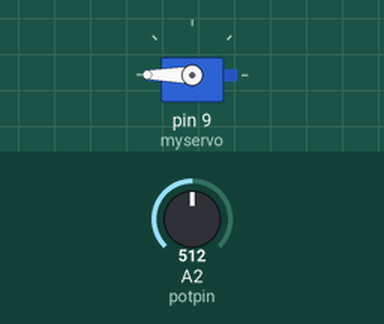
Simulated run of this sketch. Board: Arduino Uno, built with avr-gcc and run on an emulated ATmega328P. Parts: servo. The test bench sets the inputs (shaded band); at power-on: A2 (potpin) = 512.

Above: at 1.2 s.
1.3 s: A2 (potpin) set to 113
2.8 s: A2 (potpin) set to 94
At 3.8 s:
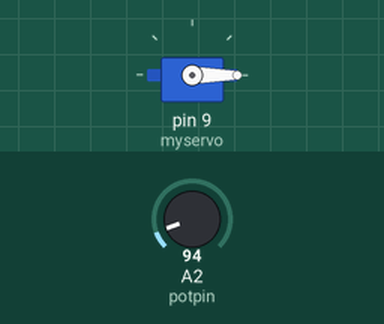
4.3 s: A2 (potpin) set to 122
At 4.9 s:
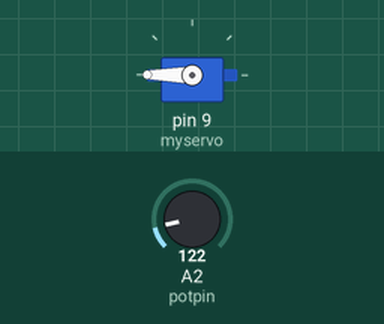
5.8 s: A2 (potpin) set to 0
At 6.1 s:
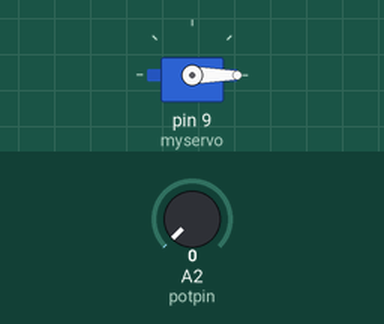
Timing chart, 0 to 8.3 s (numbered marks = the images above; inputs shaded):
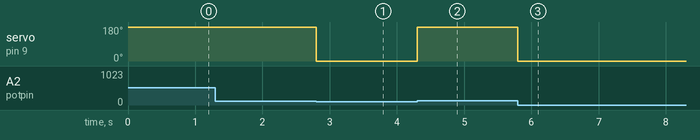

Measured:
- the behaviour switches between 103 and 102 on A2 (potpin) (found by bisection; images 0 and 1)
- after the input at 1.3 s, every drawn part: stays the same
- after the input at 2.8 s, servo on pin 9 (myservo): 180° → 0° at once
- after the input at 4.3 s, servo on pin 9 (myservo): 0° → 180° at once
- after the input at 5.8 s, servo on pin 9 (myservo): 180° → 0° at once

The sketch:

servo.ino
```cpp
#include <Servo.h>

Servo myservo;  // create servo object to control a servo

int potpin = 2;  // analog pin used to connect the potentiometer
int val;    // variable to read the value from the analog pin

void setup() {
  myservo.attach(9);  // attaches the servo on pin 9 to the servo object
}

void loop() {
  val = analogRead(potpin);            // reads the value of the potentiometer (value between 0 and 1023)
  if (val<= 0.1*1023){
    myservo.write(0);
  }
  else{
    myservo.write(180);
  }
}
```
